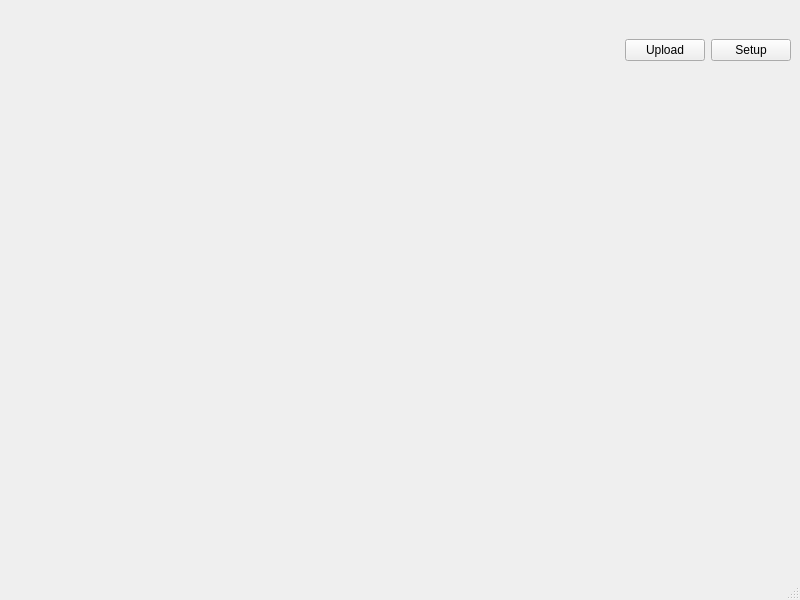
<?xml version="1.0" encoding="UTF-8"?>
<ui version="4.0">
 <class>MainWindow</class>
 <widget class="QMainWindow" name="MainWindow">
  <property name="geometry">
   <rect>
    <x>0</x>
    <y>0</y>
    <width>800</width>
    <height>600</height>
   </rect>
  </property>
  <property name="windowTitle">
   <string>MainWindow</string>
  </property>
  <widget class="QWidget" name="centralwidget">
   <widget class="QStackedWidget" name="stackedWidget">
    <property name="geometry">
     <rect>
      <x>0</x>
      <y>0</y>
      <width>800</width>
      <height>600</height>
     </rect>
    </property>
    <property name="currentIndex">
     <number>0</number>
    </property>
    <widget class="QWidget" name="page_main">
     <widget class="QWidget" name="horizontalLayoutWidget">
      <property name="geometry">
       <rect>
        <x>100</x>
        <y>20</y>
        <width>691</width>
        <height>61</height>
       </rect>
      </property>
      <layout class="QHBoxLayout" name="horizontalLayout">
       <item>
        <spacer name="horizontalSpacer">
         <property name="orientation">
          <enum>Qt::Orientation::Horizontal</enum>
         </property>
         <property name="sizeHint" stdset="0">
          <size>
           <width>40</width>
           <height>20</height>
          </size>
         </property>
        </spacer>
       </item>
       <item>
        <widget class="QPushButton" name="upload_button">
         <property name="text">
          <string>Upload</string>
         </property>
        </widget>
       </item>
       <item>
        <widget class="QPushButton" name="setup_button">
         <property name="text">
          <string>Setup</string>
         </property>
        </widget>
       </item>
      </layout>
     </widget>
     <widget class="QWidget" name="gridLayoutWidget">
      <property name="geometry">
       <rect>
        <x>90</x>
        <y>140</y>
        <width>541</width>
        <height>311</height>
       </rect>
      </property>
      <layout class="QGridLayout" name="items"/>
     </widget>
    </widget>
   </widget>
  </widget>
  <widget class="QMenuBar" name="menubar">
   <property name="geometry">
    <rect>
     <x>0</x>
     <y>0</y>
     <width>800</width>
     <height>22</height>
    </rect>
   </property>
  </widget>
  <widget class="QStatusBar" name="statusbar"/>
 </widget>
 <resources/>
 <connections/>
</ui>
